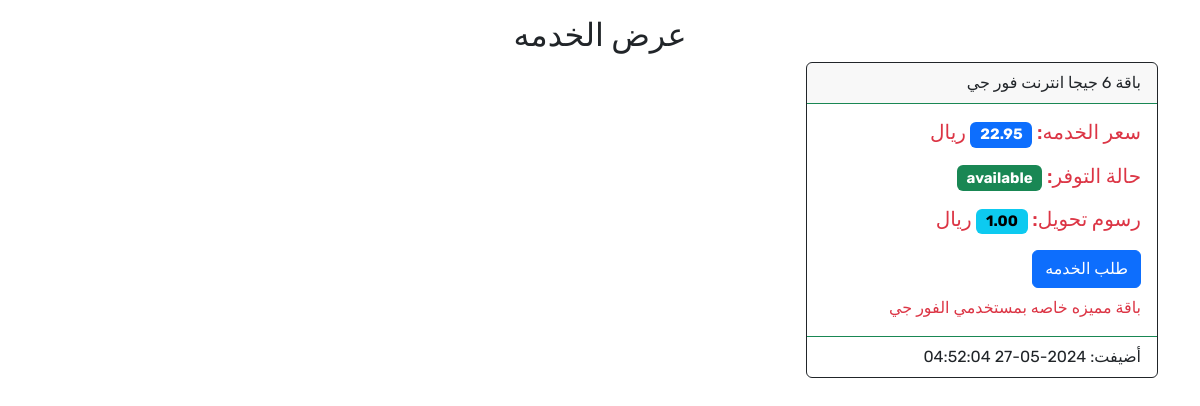
The app's page /shop/view_product.php?product_id=5 (signed in) with its own data.
### tables this page shows
CREATE TABLE `Products` (
  `product_id` int(11) NOT NULL,
  `category_id` int(11) DEFAULT NULL,
  `product_name` varchar(255) NOT NULL,
  `price` decimal(10,2) NOT NULL,
  `description` text DEFAULT NULL,
  `creation_at` datetime NOT NULL DEFAULT current_timestamp(),
  `status` varchar(50) NOT NULL DEFAULT 'available',
  `fee` decimal(10,2) NOT NULL DEFAULT 0.00
);

### shop/view_product.php (the view, shortened to what this page needs)
<?php
$db = new SourceDb();
$conn = $db->connect();
$product_id = $_GET['product_id'];
$sql = "SELECT * FROM Products WHERE product_id = :product_id";
$stmt = $conn->prepare($sql);
$stmt->bindParam(':product_id', $product_id, PDO::PARAM_INT);
$stmt->execute();
$product = $stmt->fetch(PDO::FETCH_ASSOC);
?>
<!DOCTYPE html>
<html lang="ar" dir="rtl">
<head>
    <link href="https://cdn.jsdelivr.net/npm/bootstrap@5.3.0-alpha1/dist/css/bootstrap.min.css" rel="stylesheet">
</head>
<body>
    <div class="container mt-3">
    <h2 class="text-center">عرض الخدمه</h2>
<div class="card border-dark mb-3" style="max-width: 22rem;">
  <div class="card-header border-success"><?php echo htmlspecialchars($product['product_name']); ?></div>
  <div class="card-body text-danger">
    <h5 class="card-title">
             <p class="card-text">سعر الخدمه: <span class="badge text-bg-primary"><?php echo htmlspecialchars($product['price']); ?></span> ريال</p>
                <p class="card-text">حالة التوفر: <span class="badge text-bg-success"><?php echo htmlspecialchars($product['status']); ?></span></p>
                <p class="card-text">رسوم تحويل: <span class="badge text-bg-info"><?php echo htmlspecialchars($product['fee']); ?></span> ريال</p>
                <a href="order_service.php?product_id=<?php echo $product['product_id']; ?>" class="btn btn-primary">طلب الخدمه</a>
</h5>
<p class="card-text"><?php echo $product['description']; ?></p>
  </div>
  <div class="card-footer bg-transparent border-success">أضيفت: <?php echo htmlspecialchars($product['creation_at']); ?></div>
</div>
    </div>
</body>
</html>

### shop/view_product.php (style rules this page uses)
body { font-family: 'Rubik', sans-serif; }

### records on screen
products: product_name "باقة 6 جيجا انترنت فور جي", price "22.95", status "available", fee "1.00", description "باقة مميزه خاصه بمستخدمي الفور جي", creation_at "2024-05-27 04:52:04"
